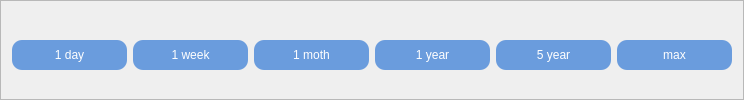
                          <widget class="QFrame" name="times_frame">
                           <property name="styleSheet">
                            <string notr="true">QPushButton{
border:none;
border-radius:10px;
color:rgb(255, 255, 255);
font: 8pt &quot;MS Shell Dlg 2&quot;;
	background-color: rgb(106, 156, 221);
}

QPushButton::hover{
	background-color: rgb(80, 119, 167);
}
QPushButton::pressed{
	background-color: rgb(47, 71, 99);
	border:2px solid rgb(32, 36, 48);
}
QPushButton::checked{
	background-color: rgb(47, 71, 99);
	border:2px solid rgb(32, 36, 48);
}</string>
                           </property>
                           <property name="frameShape">
                            <enum>QFrame::StyledPanel</enum>
                           </property>
                           <property name="frameShadow">
                            <enum>QFrame::Raised</enum>
                           </property>
                           <layout class="QHBoxLayout" name="horizontalLayout_11">
                            <property name="bottomMargin">
                             <number>0</number>
                            </property>
                            <item>
                             <widget class="QPushButton" name="one_day_button">
                              <property name="minimumSize">
                               <size>
                                <width>115</width>
                                <height>30</height>
                               </size>
                              </property>
                              <property name="maximumSize">
                               <size>
                                <width>16777215</width>
                                <height>16777215</height>
                               </size>
                              </property>
                              <property name="cursor">
                               <cursorShape>PointingHandCursor</cursorShape>
                              </property>
                              <property name="styleSheet">
                               <string notr="true"/>
                              </property>
                              <property name="text">
                               <string>1 day</string>
                              </property>
                              <property name="checkable">
                               <bool>true</bool>
                              </property>
                              <property name="checked">
                               <bool>false</bool>
                              </property>
                              <property name="flat">
                               <bool>false</bool>
                              </property>
                             </widget>
                            </item>
                            <item>
                             <widget class="QPushButton" name="one_week_button">
                              <property name="minimumSize">
                               <size>
                                <width>115</width>
                                <height>30</height>
                               </size>
                              </property>
                              <property name="cursor">
                               <cursorShape>PointingHandCursor</cursorShape>
                              </property>
                              <property name="styleSheet">
                               <string notr="true"/>
                              </property>
                              <property name="text">
                               <string>1 week</string>
                              </property>
                              <property name="checkable">
                               <bool>true</bool>
                              </property>
                              <property name="flat">
                               <bool>false</bool>
                              </property>
                             </widget>
                            </item>
                            <item>
                             <widget class="QPushButton" name="one_month_button">
                              <property name="minimumSize">
                               <size>
                                <width>115</width>
                                <height>30</height>
                               </size>
                              </property>
                              <property name="cursor">
                               <cursorShape>PointingHandCursor</cursorShape>
                              </property>
                              <property name="styleSheet">
                               <string notr="true"/>
                              </property>
                              <property name="text">
                               <string>1 moth</string>
                              </property>
                              <property name="checkable">
                               <bool>true</bool>
                              </property>
                              <property name="flat">
                               <bool>false</bool>
                              </property>
                             </widget>
                            </item>
                            <item>
                             <widget class="QPushButton" name="one_year_button">
                              <property name="minimumSize">
                               <size>
                                <width>115</width>
                                <height>30</height>
                               </size>
                              </property>
                              <property name="cursor">
                               <cursorShape>PointingHandCursor</cursorShape>
                              </property>
                              <property name="styleSheet">
                               <string notr="true"/>
                              </property>
                              <property name="text">
                               <string>1 year</string>
                              </property>
                              <property name="checkable">
                               <bool>true</bool>
                              </property>
                              <property name="flat">
                               <bool>false</bool>
                              </property>
                             </widget>
                            </item>
                            <item>
                             <widget class="QPushButton" name="five_year_button">
                              <property name="minimumSize">
                               <size>
                                <width>115</width>
                                <height>30</height>
                               </size>
                              </property>
                              <property name="cursor">
                               <cursorShape>PointingHandCursor</cursorShape>
                              </property>
                              <property name="styleSheet">
                               <string notr="true"/>
                              </property>
                              <property name="text">
                               <string>5 year</string>
                              </property>
                              <property name="checkable">
                               <bool>true</bool>
                              </property>
                              <property name="flat">
                               <bool>false</bool>
                              </property>
                             </widget>
                            </item>
                            <item>
                             <widget class="QPushButton" name="max_button">
                              <property name="minimumSize">
                               <size>
                                <width>115</width>
                                <height>30</height>
                               </size>
                              </property>
                              <property name="cursor">
                               <cursorShape>PointingHandCursor</cursorShape>
                              </property>
                              <property name="styleSheet">
                               <string notr="true"/>
                              </property>
                              <property name="text">
                               <string>max</string>
                              </property>
                              <property name="checkable">
                               <bool>true</bool>
                              </property>
                              <property name="flat">
                               <bool>false</bool>
                              </property>
                             </widget>
                            </item>
                           </layout>
                          </widget>
